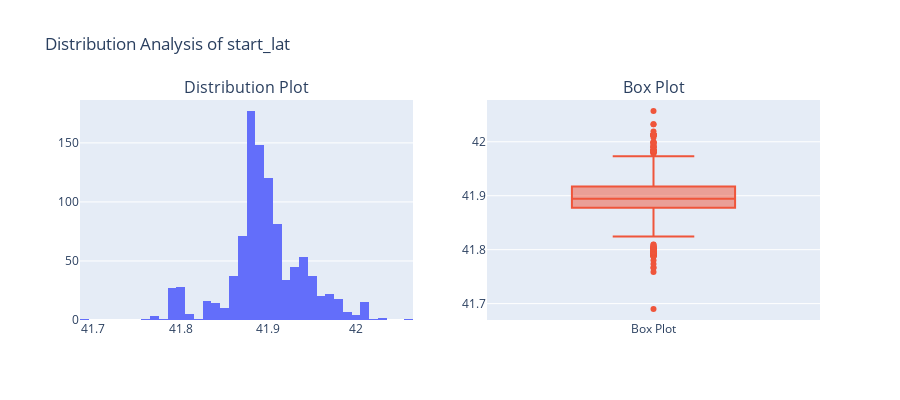
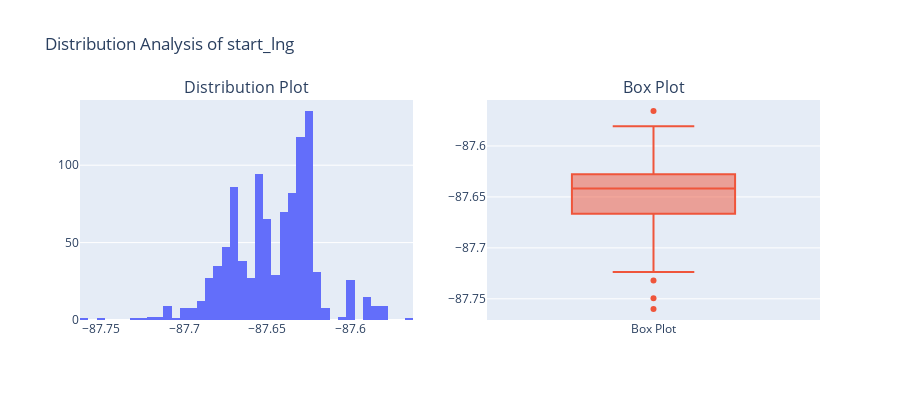
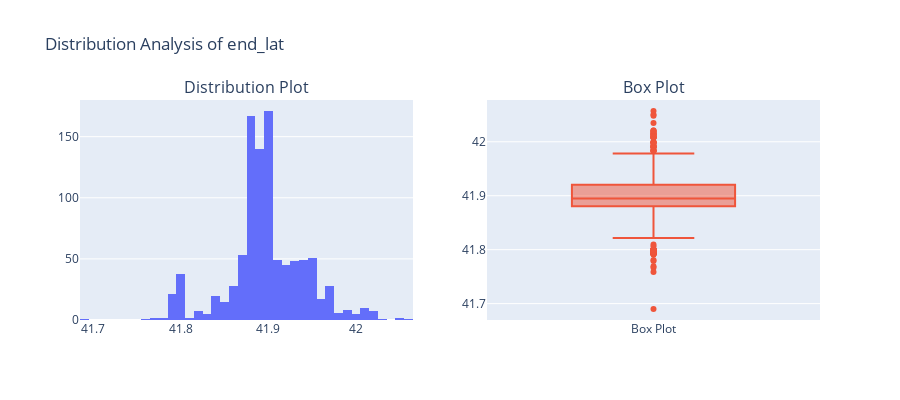

Notebook code for these charts, in order:
### Markdown cell above
## 2. Exploratory Data Analysis (EDA)
Let's analyze the distribution of variables and their relationships.

### Code cell
# Function to plot distribution
def plot_distribution(df, column):
    fig = make_subplots(rows=1, cols=2,
                       subplot_titles=('Distribution Plot', 'Box Plot'))
    
    # Histogram
    fig.add_trace(
        go.Histogram(x=df[column], name='Distribution'),
        row=1, col=1
    )
    
    # Box plot
    fig.add_trace(
        go.Box(y=df[column], name='Box Plot'),
        row=1, col=2
    )
    
    fig.update_layout(
        title=f'Distribution Analysis of {column}',
        showlegend=False,
        height=400
    )
    fig.show()

# Plot distributions for numerical columns
numerical_cols = df.select_dtypes(include=['int64', 'float64']).columns
for col in numerical_cols[:3]:  # First 3 columns as example
    plot_distribution(df, col)

### Figure 1 — Plotly figure (JSON) as saved in the notebook; plotly's stock layout.template omitted (floating-point values rounded to 4 significant figures; data arrays with more than 128 entries replaced by an {"elided": "..."} marker saying what was removed)
{"data": [{"name": "Distribution", "type": "histogram", "x": {"elided": "1000 float values"}, "xaxis": "x", "yaxis": "y"}, {"name": "Box Plot", "type": "box", "xaxis": "x2", "y": {"elided": "1000 float values"}, "yaxis": "y2"}], "layout": {"annotations": [{"font": {"size": 16}, "showarrow": false, "text": "Distribution Plot", "x": 0.225, "xanchor": "center", "xref": "paper", "y": 1, "yanchor": "bottom", "yref": "paper"}, {"font": {"size": 16}, "showarrow": false, "text": "Box Plot", "x": 0.775, "xanchor": "center", "xref": "paper", "y": 1, "yanchor": "bottom", "yref": "paper"}], "height": 400, "showlegend": false, "title": {"text": "Distribution Analysis of start_lat"}, "xaxis": {"anchor": "y", "domain": [0, 0.45]}, "xaxis2": {"anchor": "y2", "domain": [0.55, 1]}, "yaxis": {"anchor": "x", "domain": [0, 1]}, "yaxis2": {"anchor": "x2", "domain": [0, 1]}}}

### Figure 2 — Plotly figure (JSON) as saved in the notebook; plotly's stock layout.template omitted (floating-point values rounded to 4 significant figures; data arrays with more than 128 entries replaced by an {"elided": "..."} marker saying what was removed)
{"data": [{"name": "Distribution", "type": "histogram", "x": {"elided": "1000 float values"}, "xaxis": "x", "yaxis": "y"}, {"name": "Box Plot", "type": "box", "xaxis": "x2", "y": {"elided": "1000 float values"}, "yaxis": "y2"}], "layout": {"annotations": [{"font": {"size": 16}, "showarrow": false, "text": "Distribution Plot", "x": 0.225, "xanchor": "center", "xref": "paper", "y": 1, "yanchor": "bottom", "yref": "paper"}, {"font": {"size": 16}, "showarrow": false, "text": "Box Plot", "x": 0.775, "xanchor": "center", "xref": "paper", "y": 1, "yanchor": "bottom", "yref": "paper"}], "height": 400, "showlegend": false, "title": {"text": "Distribution Analysis of start_lng"}, "xaxis": {"anchor": "y", "domain": [0, 0.45]}, "xaxis2": {"anchor": "y2", "domain": [0.55, 1]}, "yaxis": {"anchor": "x", "domain": [0, 1]}, "yaxis2": {"anchor": "x2", "domain": [0, 1]}}}

### Figure 3 — Plotly figure (JSON) as saved in the notebook; plotly's stock layout.template omitted (floating-point values rounded to 4 significant figures; data arrays with more than 128 entries replaced by an {"elided": "..."} marker saying what was removed)
{"data": [{"name": "Distribution", "type": "histogram", "x": {"elided": "1000 float values"}, "xaxis": "x", "yaxis": "y"}, {"name": "Box Plot", "type": "box", "xaxis": "x2", "y": {"elided": "1000 float values"}, "yaxis": "y2"}], "layout": {"annotations": [{"font": {"size": 16}, "showarrow": false, "text": "Distribution Plot", "x": 0.225, "xanchor": "center", "xref": "paper", "y": 1, "yanchor": "bottom", "yref": "paper"}, {"font": {"size": 16}, "showarrow": false, "text": "Box Plot", "x": 0.775, "xanchor": "center", "xref": "paper", "y": 1, "yanchor": "bottom", "yref": "paper"}], "height": 400, "showlegend": false, "title": {"text": "Distribution Analysis of end_lat"}, "xaxis": {"anchor": "y", "domain": [0, 0.45]}, "xaxis2": {"anchor": "y2", "domain": [0.55, 1]}, "yaxis": {"anchor": "x", "domain": [0, 1]}, "yaxis2": {"anchor": "x2", "domain": [0, 1]}}}
